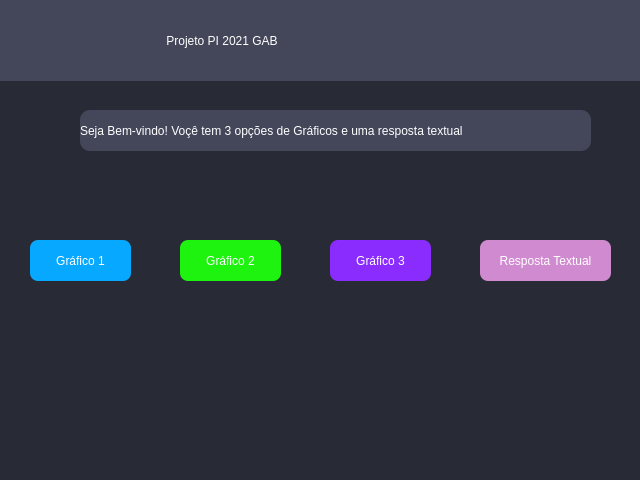
<?xml version="1.0" encoding="UTF-8"?>
<ui version="4.0">
 <class>MainWindow</class>
 <widget class="QMainWindow" name="MainWindow">
  <property name="geometry">
   <rect>
    <x>0</x>
    <y>0</y>
    <width>640</width>
    <height>480</height>
   </rect>
  </property>
  <property name="minimumSize">
   <size>
    <width>640</width>
    <height>480</height>
   </size>
  </property>
  <property name="maximumSize">
   <size>
    <width>640</width>
    <height>480</height>
   </size>
  </property>
  <property name="windowTitle">
   <string>MainWindow</string>
  </property>
  <property name="styleSheet">
   <string notr="true">background-color: #282a36;
</string>
  </property>
  <widget class="QWidget" name="centralwidget">
   <widget class="QLabel" name="label">
    <property name="geometry">
     <rect>
      <x>0</x>
      <y>0</y>
      <width>641</width>
      <height>81</height>
     </rect>
    </property>
    <property name="styleSheet">
     <string notr="true">QLabel { 
	font: 12pt &quot;Tahoma&quot;;
	color: rgb(255, 255, 255);

	background-color:#44475a;

}
QLabel:hover{
	border: 2px solid  rgb(233, 255, 119);

}</string>
    </property>
    <property name="text">
     <string>                                                  Projeto PI 2021 GAB</string>
    </property>
   </widget>
   <widget class="QLabel" name="label_2">
    <property name="geometry">
     <rect>
      <x>80</x>
      <y>110</y>
      <width>511</width>
      <height>41</height>
     </rect>
    </property>
    <property name="styleSheet">
     <string notr="true">QLabel { 
	font: 12pt &quot;Tahoma&quot;;
	color: rgb(255, 255, 255);

	background-color:#44475a;
	border-radius: 10px;

}

QLabel:hover {
	border: 2px solid;
	border-color: rgb(255, 0, 4);
}</string>
    </property>
    <property name="text">
     <string>Seja Bem-vindo! Voçê tem 3 opções de Gráficos e uma resposta textual</string>
    </property>
   </widget>
   <widget class="QPushButton" name="pushButton">
    <property name="geometry">
     <rect>
      <x>30</x>
      <y>240</y>
      <width>101</width>
      <height>41</height>
     </rect>
    </property>
    <property name="styleSheet">
     <string notr="true">QPushButton {
	font: 12pt &quot;Tahoma&quot;;
	background-color: rgb(7, 168, 255);
	border-radius: 8px;
	color: #fff;
}
QPushButton:hover {
	border: 2px solid;
	border-color: rgb(6, 43, 255);
	
}</string>
    </property>
    <property name="text">
     <string>Gráfico 1</string>
    </property>
   </widget>
   <widget class="QPushButton" name="pushButton_2">
    <property name="geometry">
     <rect>
      <x>180</x>
      <y>240</y>
      <width>101</width>
      <height>41</height>
     </rect>
    </property>
    <property name="styleSheet">
     <string notr="true">QPushButton {
	font: 12pt &quot;Tahoma&quot;;
	
	background-color: rgb(30, 243, 15);
	border-radius: 8px;
	color: #fff;
}
QPushButton:hover {
	border: 2px solid;
	border-color: rgb(6, 43, 255);
	
}</string>
    </property>
    <property name="text">
     <string>Gráfico 2</string>
    </property>
   </widget>
   <widget class="QPushButton" name="pushButton_3">
    <property name="geometry">
     <rect>
      <x>330</x>
      <y>240</y>
      <width>101</width>
      <height>41</height>
     </rect>
    </property>
    <property name="styleSheet">
     <string notr="true">QPushButton {
	font: 12pt &quot;Tahoma&quot;;
	background-color: rgb(139, 44, 255);
	border-radius: 8px;
	color: #fff;
}
QPushButton:hover {
	border: 2px solid;
	border-color: rgb(6, 43, 255);
	
}</string>
    </property>
    <property name="text">
     <string>Gráfico 3</string>
    </property>
   </widget>
   <widget class="QPushButton" name="pushButton_4">
    <property name="geometry">
     <rect>
      <x>480</x>
      <y>240</y>
      <width>131</width>
      <height>41</height>
     </rect>
    </property>
    <property name="styleSheet">
     <string notr="true">QPushButton {
	font: 12pt &quot;Tahoma&quot;;
	background-color: rgb(208, 139, 208);
	border-radius: 8px;
	color: #fff;
}
QPushButton:hover {
	border: 2px solid;
	border-color: rgb(255, 115, 255);
	
}</string>
    </property>
    <property name="text">
     <string>Resposta Textual</string>
    </property>
   </widget>
  </widget>
  <widget class="QMenuBar" name="menubar">
   <property name="geometry">
    <rect>
     <x>0</x>
     <y>0</y>
     <width>640</width>
     <height>21</height>
    </rect>
   </property>
  </widget>
  <widget class="QStatusBar" name="statusbar"/>
 </widget>
 <resources/>
 <connections/>
</ui>
